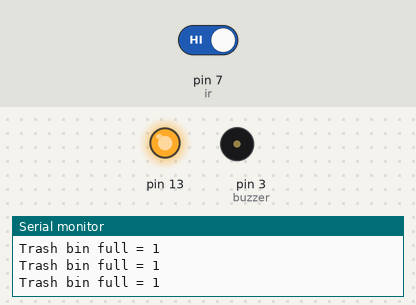
Bench run of a sketch on a simulated Arduino Uno, built with avr-gcc and run on an emulated ATmega328P. On the bench: output pins drawn as LEDs (lit = HIGH), buzzer (waves = sounding, pin HIGH), the last lines printed to the serial monitor. Inputs (shaded band) come from the test bench; at power-on: pin 7 (ir) HIGH.

Above: at 2.0 s.
2.1 s: pin 7 (ir) driven LOW
At 3.6 s:
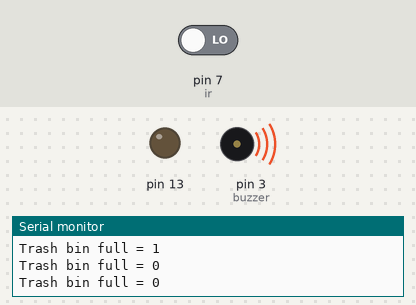
4.5 s: pin 7 (ir) driven HIGH
At 6.7 s:
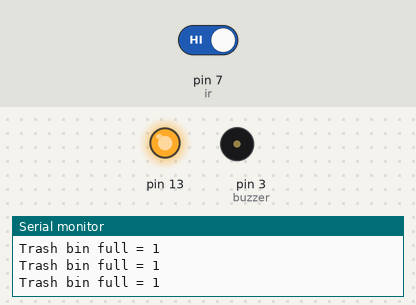
Timing chart, 0 to 8.2 s (numbered marks = the images above; inputs shaded):
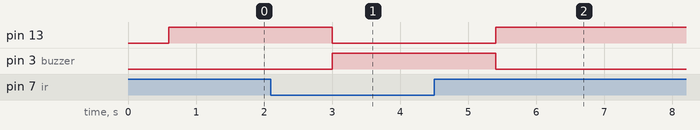

Measured:
- after the input at 2.1 s, pin 13: HIGH → LOW after 0.90 s; pin 3 (buzzer): LOW → HIGH after 0.90 s
- after the input at 4.5 s, pin 13: LOW → HIGH after 0.90 s; pin 3 (buzzer): HIGH → LOW after 0.90 s

The sketch:

irsensor.ino
```cpp
//IR sensor to detect if a trash bin is full or not

int ir=7;
//int led=8;
int buzzer = 3;
int value;

void setup()
{
  Serial.begin(9600);
  pinMode(7, INPUT);
  pinMode(buzzer, OUTPUT);
  pinMode(13, OUTPUT);
}

void loop()
{
  value=digitalRead(ir);

  Serial.println("");
  Serial.print("Trash bin full = ");
  Serial.print(value);
  delay(600);

  if(value==0)      //Sensor not activated
  {
    digitalWrite(13, LOW);
    digitalWrite(buzzer, HIGH);
  }
  else         //Sensor Activated[when value is 0]
  {
    digitalWrite(13, HIGH);
    digitalWrite(buzzer, LOW);
  }
}
```
